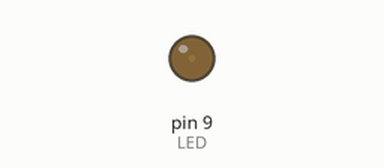
A sketch run on a simulated Arduino Uno, built with avr-gcc and run on an emulated ATmega328P. Shown: output pins drawn as LEDs (lit = HIGH).

Above: at 0.05 s.
At 1.15 s:
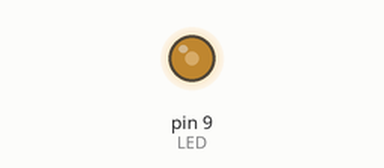
At 2.3 s:
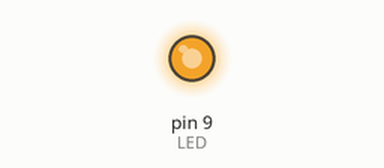
At 4.55 s:
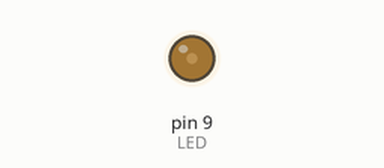
Timing chart, 0 to 6.6 s (numbered marks = the images above):
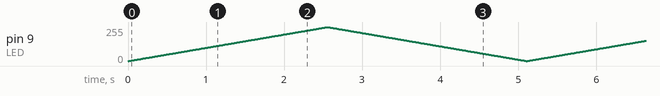

The sketch:

potAnalog.ino
```cpp
int potPin = 0;
int LED = 9;
int i = 0;

void setup() {
  // put your setup code here, to run once:
  pinMode(LED,OUTPUT);

  Serial.begin(9600);

}

void loop() {
  // put your main code here, to run repeatedly:
//  digitalWrite(ledPin,HIGH);
//  delay(val1);
//  digitalWrite(ledPin,LOW);
//  delay(val1);
//  val =0.5*val + 0.5* analogRead(potPin);
//  val1 = 700 - val;
//  Serial.print("analog value = ");
//  Serial.println(val);
  for(i = 0;i<255;i++)
  {
    analogWrite(LED,i);
    delay(10);
  }
  for(i=255;i>0;i--)
  {
    analogWrite(LED,i);
    delay(10);

  }
}
```

Hello.ino
```cpp

```

Hi.ino
```cpp

```
